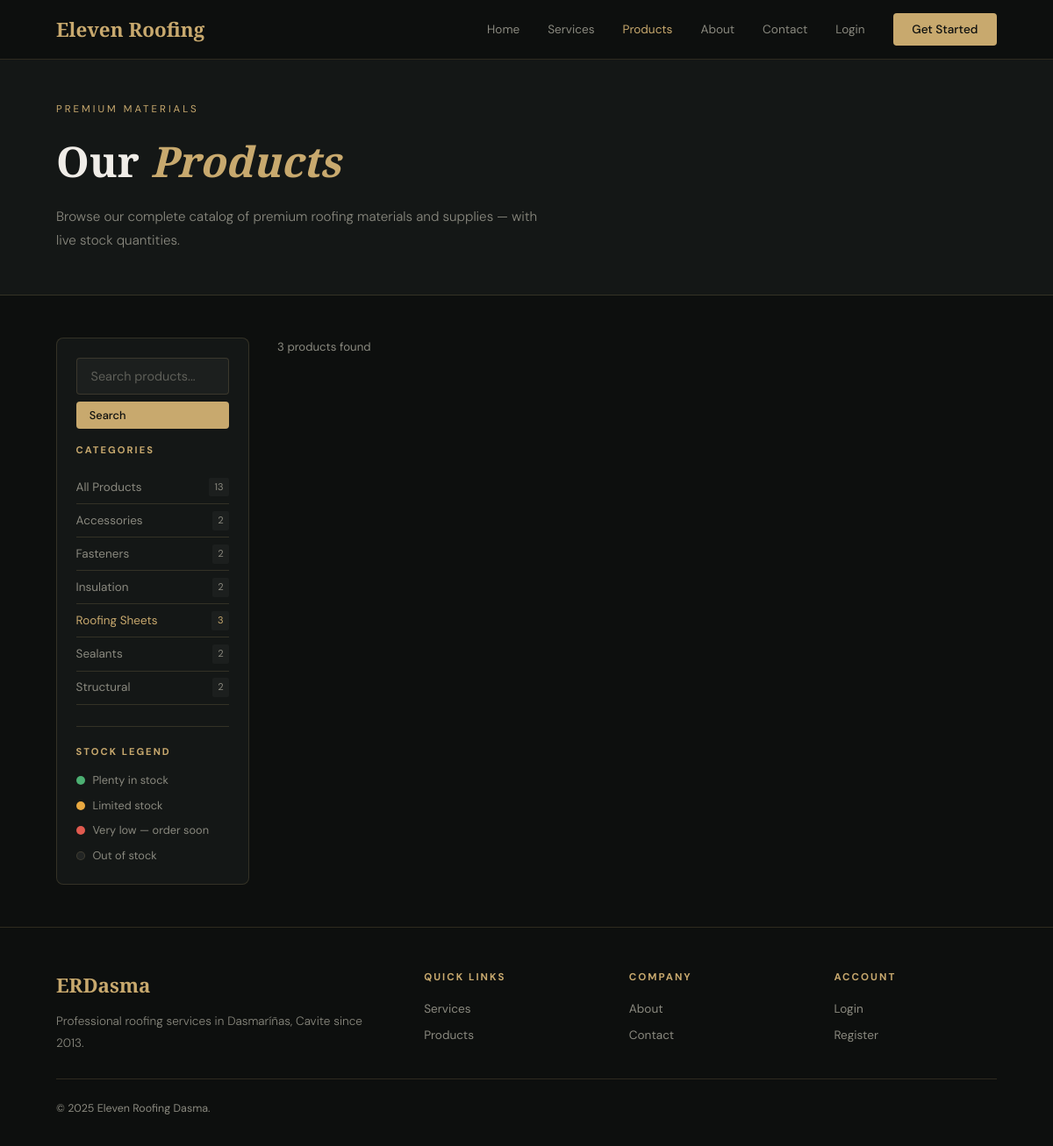
Page /products.php?cat=1 on the earlier database version.
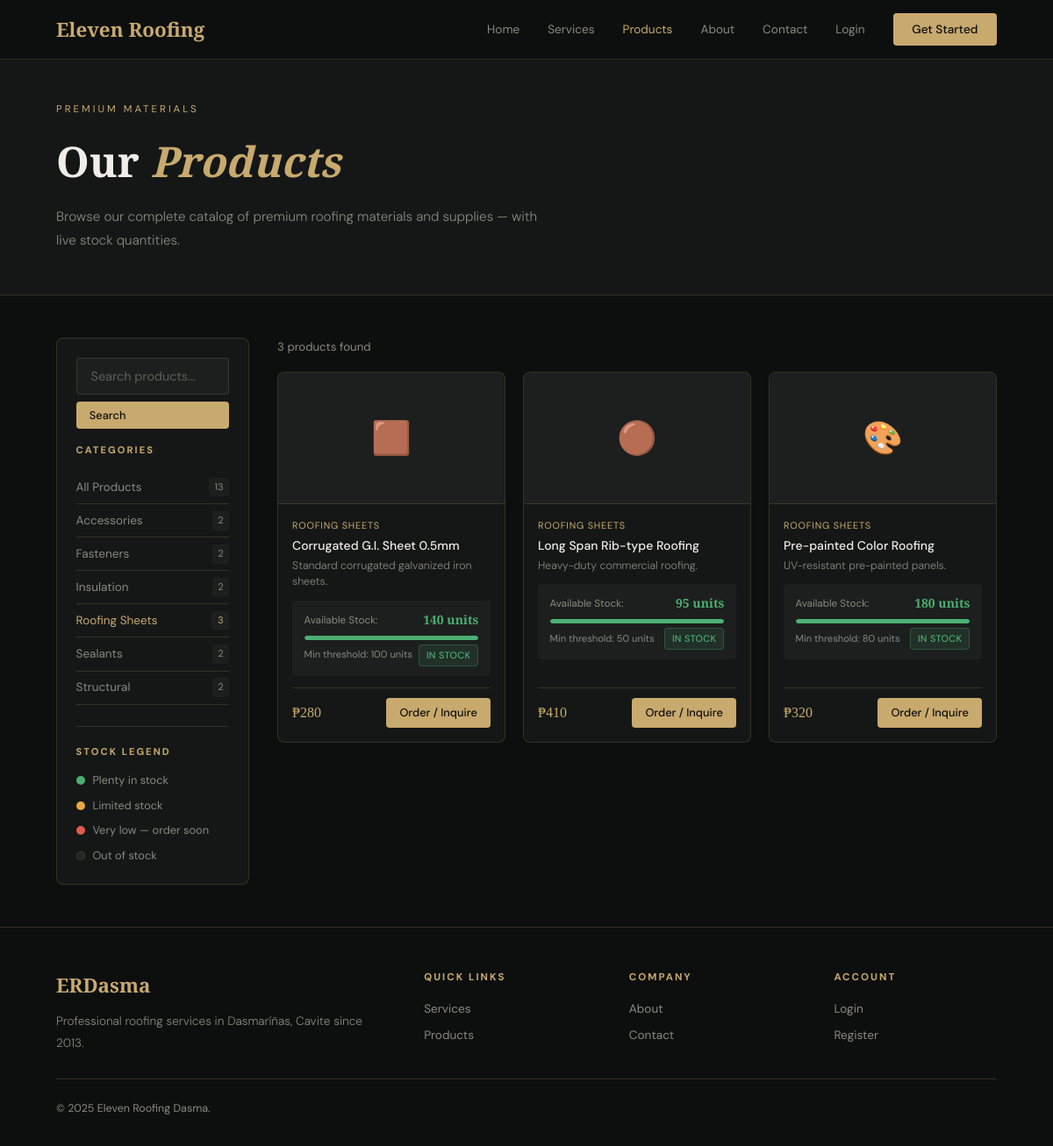
Same page on the later database version.
### tables this page shows
CREATE TABLE `categories` (
  `category_id` int(11) NOT NULL AUTO_INCREMENT,
  `category_name` varchar(100) NOT NULL,
  PRIMARY KEY (`category_id`)
);

CREATE TABLE `products` (
  `product_id` int(11) NOT NULL AUTO_INCREMENT,
  `category_id` int(11) DEFAULT NULL,
  `product_name` varchar(100) NOT NULL,
  `description` text DEFAULT NULL,
  `price` decimal(12,2) DEFAULT NULL,
  `stock_quantity` int(11) DEFAULT 0,
  `min_stock` int(11) DEFAULT 50,
  `image_path` varchar(500) DEFAULT NULL,
  `icon_emoji` varchar(10) DEFAULT '?',
  `is_active` tinyint(4) DEFAULT 1,
  `created_at` timestamp NOT NULL DEFAULT current_timestamp(),
  `updated_at` timestamp NOT NULL DEFAULT current_timestamp() ON UPDATE current_timestamp(),
  PRIMARY KEY (`product_id`),
  KEY `category_id` (`category_id`),
  CONSTRAINT `products_ibfk_1` FOREIGN KEY (`category_id`) REFERENCES `categories` (`category_id`)
);

### includes/helpers.php (called while the page is built, shortened)
<?php
function h(string $s): string { return htmlspecialchars($s, ENT_QUOTES, 'UTF-8'); }
function fmtNum(float $n): string { return number_format($n); }

### config/database.php (called while the page is built, shortened)
<?php
function db(): PDO {
    static $pdo = null;
    if ($pdo === null) {
        $dsn = "mysql:host=".DB_HOST.";dbname=".DB_NAME.";charset=".DB_CHARSET;
        $pdo = new PDO($dsn, DB_USER, DB_PASS, [
            PDO::ATTR_ERRMODE => PDO::ERRMODE_EXCEPTION,
            PDO::ATTR_DEFAULT_FETCH_MODE => PDO::FETCH_ASSOC,
            PDO::ATTR_EMULATE_PREPARES => false,
        ]);
    }
    return $pdo;
}

### public/products.php (the view, shortened to what the changed rows need)
<?php
require_once __DIR__.'/../config/database.php';
require_once __DIR__.'/../includes/helpers.php';
$catId  = $_GET['cat'] ?? 'all';
$q      = trim($_GET['q'] ?? '');
$cats   = db()->query(
    "SELECT c.*,COUNT(p.product_id) as cnt
     FROM categories c
     LEFT JOIN products p ON p.category_id=c.category_id AND p.is_active=1
     GROUP BY c.category_id ORDER BY c.category_name"
)->fetchAll();
if ($catId === 'all') {
    $st = db()->prepare(
        "SELECT p.*,c.category_name FROM products p
         JOIN categories c ON p.category_id=c.category_id
         WHERE p.is_active=1" .
        ($q ? " AND (p.product_name LIKE ? OR p.description LIKE ?)" : "") .
        " ORDER BY c.category_name,p.product_name"
    );
    $st->execute($q ? ["%$q%","%$q%"] : []);
} else {
    $st = db()->prepare(
        "SELECT p.*,c.category_name FROM products p
         JOIN categories c ON p.category_id=c.category_id
         WHERE p.is_active=1 AND p.category_id=?" .
        ($q ? " AND (p.product_name LIKE ? OR p.description LIKE ?)" : "") .
        " ORDER BY p.product_name"
    );
    $st->execute($q ? [$catId,"%$q%","%$q%"] : [$catId]);
}
$prods = $st->fetchAll();
?><!DOCTYPE html><html lang="en"><head>
<link rel="stylesheet" href="../assets/css/base.css">
<link rel="stylesheet" href="css/products.css">
</head><body>
<div class="page-hero">
  <div class="page-hero-inner">
    <h1 class="page-title">Our <em>Products</em></h1>
  </div>
</div>
<div class="prod-layout">
  <aside class="prod-sidebar">
    <form method="GET" class="mb-2">
      <input type="text" name="q" class="form-control" placeholder="Search products..." value="<?= h($q) ?>">
      <button type="submit" class="btn btn-primary btn-sm w-full mt-1">Search</button>
    </form>
    <h4 style="font-size:.7rem;letter-spacing:2px;text-transform:uppercase;color:var(--accent);margin-bottom:.9rem">Categories</h4>
    <a href="products.php<?= $q?'?q='.urlencode($q):'' ?>" class="cat-lnk <?= $catId==='all'?'active':'' ?>">
      All Products <span class="cat-cnt"><?= array_sum(array_column($cats,'cnt')) ?></span>
    </a>
    <?php foreach ($cats as $c): ?>
    <a href="?cat=<?= $c['category_id'] ?><?= $q?'&q='.urlencode($q):'' ?>" class="cat-lnk <?= $catId==$c['category_id']?'active':'' ?>">
      <?= h($c['category_name']) ?> <span class="cat-cnt"><?= $c['cnt'] ?></span>
    </a>
    <?php endforeach; ?>
    <div style="margin-top:1.5rem;padding-top:1.25rem;border-top:1px solid var(--border)">
      <h4 style="font-size:.7rem;letter-spacing:2px;text-transform:uppercase;color:var(--accent);margin-bottom:.85rem">Stock Legend</h4>
      <div style="display:flex;flex-direction:column;gap:.5rem">
      </div>
    </div>
  </aside>
  <div>
    <div class="prod-full-grid">
      <?php foreach ($prods as $p):
        $stock = (int)$p['stock_quantity'];
        $min   = (int)$p['min_stock'];
        if ($stock <= 0) {
            $stockClr = 'var(--muted)'; $stockLabel = 'Out of Stock'; $stockBg = 'rgba(138,137,127,.12)'; $stockBdr = 'rgba(138,137,127,.3)';
        } elseif ($stock < 20) {
            $stockClr = 'var(--danger)'; $stockLabel = 'Very Low'; $stockBg = 'var(--danger-dim)'; $stockBdr = 'rgba(224,90,79,.3)';
        } elseif ($stock < $min) {
            $stockClr = 'var(--warning)'; $stockLabel = 'Limited'; $stockBg = 'var(--warning-dim)'; $stockBdr = 'rgba(232,168,64,.3)';
        } else {
            $stockClr = 'var(--success)'; $stockLabel = 'In Stock'; $stockBg = 'var(--success-dim)'; $stockBdr = 'rgba(76,175,114,.3)';
        }
        $pct = $stock > 0 ? min(intval($stock/max($min,1)*100),100) : 0;
      ?>
      <div class="prod-full-card fade-in">
        <div class="prod-full-img">
          <?php if ($p['image_path'] && file_exists(__DIR__.'/../'.$p['image_path'])): ?>
            <img src="../<?= h($p['image_path']) ?>" alt="<?= h($p['product_name']) ?>">
          <?php else: ?>
            <?= $p['icon_emoji'] ?>
          <?php endif; ?>
        </div>
        <div class="prod-full-info">
          <div class="prod-full-cat"><?= h($p['category_name']) ?></div>
          <div class="prod-full-name"><?= h($p['product_name']) ?></div>
          <div class="prod-full-desc"><?= h(mb_strimwidth($p['description'],0,75,'...')) ?></div>
          <div class="prod-stock-wrap">
            <div class="prod-stock-row">
              <span class="prod-stock-lbl">Available Stock:</span>
              <strong class="prod-stock-num" style="color:<?= $stockClr ?>">
                <?= $stock > 0 ? number_format($stock).' units' : 'Out of Stock' ?>
              </strong>
            </div>
            <div class="prod-stock-bar">
              <div class="prod-stock-bar-fill" style="width:<?= $pct ?>%;background:<?= $stockClr ?>"></div>
            </div>
            <div style="display:flex;justify-content:space-between;align-items:center;margin-top:.3rem">
              <span style="font-size:.7rem;color:var(--muted)">Min threshold: <?= number_format($min) ?> units</span>
              <span class="prod-stk-badge" style="background:<?= $stockBg ?>;color:<?= $stockClr ?>;border:1px solid <?= $stockBdr ?>"><?= $stockLabel ?></span>
            </div>
          </div>
          <div class="prod-full-foot">
            <div class="prod-full-price">₱<?= fmtNum($p['price']) ?></div>
            <?php if ($stock > 0): ?>
            <a href="inquiry.php?service=<?= urlencode('Material Purchase: '.$p['product_name']) ?>" class="btn btn-primary btn-sm">Order / Inquire</a>
            <?php else: ?>
            <a href="contact.php" class="btn btn-outline btn-sm">Ask Availability</a>
            <?php endif; ?>
          </div>
        </div>
      </div>
      <?php endforeach; ?>
    </div>
  </div>
</div>
</body></html>

Differences in the rows shown:
now on this page (row edited): products: icon_emoji "🟫", category.category_name "ROOFING SHEETS", product_name "Corrugated G.I. Sheet 0.5mm", description "Standard corrugated galvanized iron sheets.", stock_quantity "140", min_stock "100", stockLabel "IN STOCK", price "280"
now on this page (row unchanged): products: icon_emoji "🟤", category.category_name "ROOFING SHEETS", product_name "Long Span Rib-type Roofing", description "Heavy-duty commercial roofing.", stock_quantity "95", min_stock "50", stockLabel "IN STOCK", price "410"
now on this page (row unchanged): products: icon_emoji "🎨", category.category_name "ROOFING SHEETS", product_name "Pre-painted Color Roofing", description "UV-resistant pre-painted panels.", stock_quantity "180", min_stock "80", stockLabel "IN STOCK", price "320"
